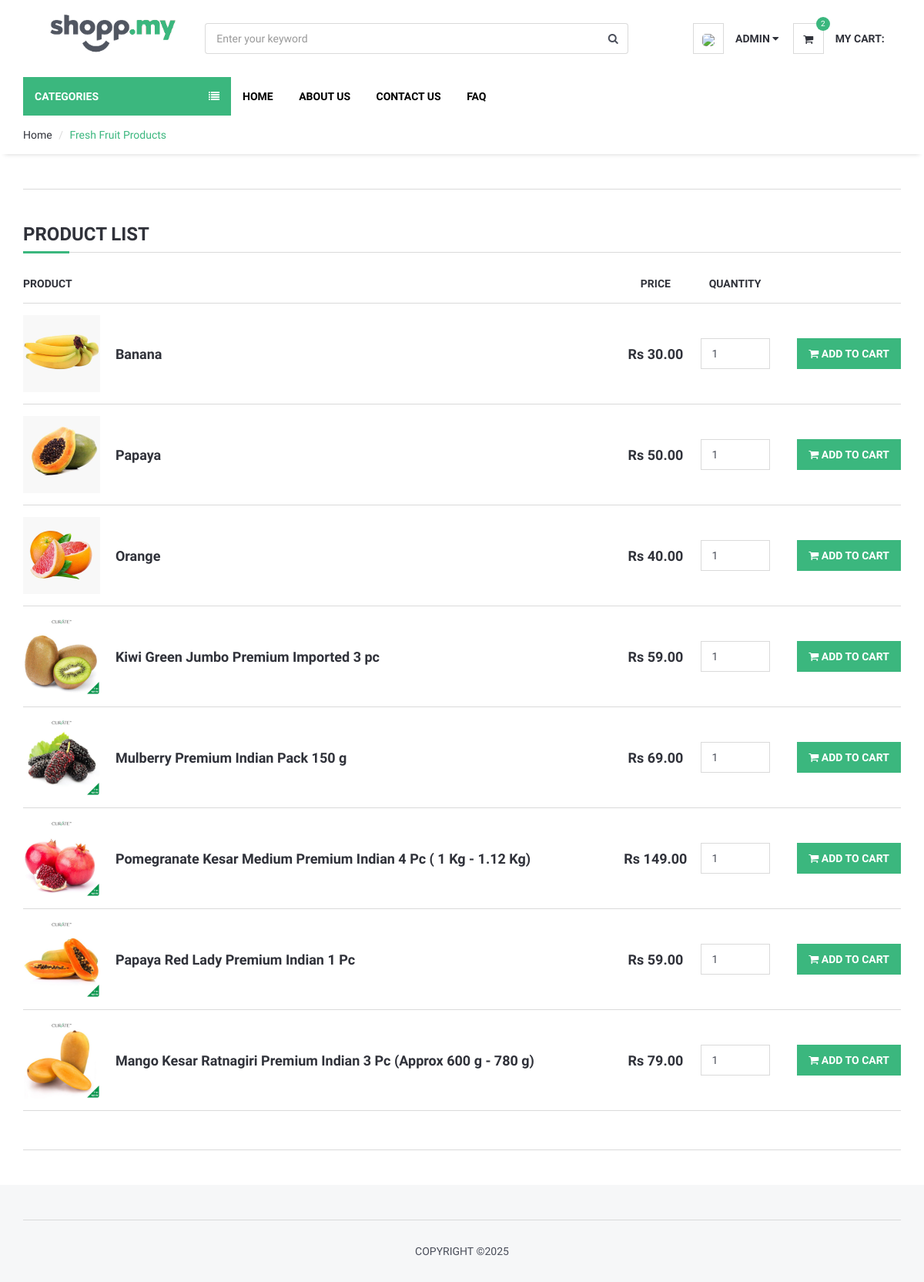
The app's page /category/24/fresh-fruit (signed in) with its own data.
### product/models.py (models this page shows, shortened)
class Category(MPTTModel):
    STATUS = (
        ('True', 'True'),
        ('False', 'False'),
    )
    parent = TreeForeignKey('self',blank=True, null=True ,related_name='children', on_delete=models.CASCADE)
    title = models.CharField(max_length=50)
    keywords = models.CharField(max_length=255)
    description = models.TextField(max_length=255)
    image=models.ImageField(blank=True,upload_to='images/')
    status=models.CharField(max_length=10, choices=STATUS)
    slug = models.SlugField(null=False, unique=True)
    create_at=models.DateTimeField(auto_now_add=True)
    update_at=models.DateTimeField(auto_now=True)
    class MPTTMeta:
        order_insertion_by = ['title']

class Product(models.Model):
    STATUS = (
        ('True', 'True'),
        ('False', 'False'),
    )
    VARIANTS = (
        ('None', 'None'),
        ('Size', 'Size'),
        ('Color', 'Color'),
        ('Size-Color', 'Size-Color'),
    )
    category = models.ForeignKey(Category, on_delete=models.CASCADE) #many to one relation with Category
    title = models.CharField(max_length=150)
    keywords = models.CharField(max_length=255)
    description = models.TextField(max_length=255)
    image=models.ImageField(upload_to='images/',null=False)
    price = models.DecimalField(max_digits=12, decimal_places=2,default=0)
    amount=models.IntegerField(default=0)
    minamount=models.IntegerField(default=3)
    variant=models.CharField(max_length=10,choices=VARIANTS, default='None')
    detail=RichTextUploadingField()
    slug = models.SlugField(null=False, unique=True)
    status=models.CharField(max_length=10,choices=STATUS)
    create_at=models.DateTimeField(auto_now_add=True)
    update_at=models.DateTimeField(auto_now=True)

### home/views.py (the view, shortened to what this page needs)
# urls.py: path('category/<int:id>/<slug:slug>', views.category_products, name='category_products'),
def category_products(request,id,slug):
    defaultlang = settings.LANGUAGE_CODE[0:2]
    currentlang = request.LANGUAGE_CODE[0:2]
    catdata = Category.objects.get(pk=id)
    products = Product.objects.filter(category_id=id) #default language
    context={'products': products,
             'catdata':catdata }
    return render(request,'category_products.html',context)

### home/templatetags/myapptags.py (called while the page is built)
@register.simple_tag
def shopcartcount(userid):
    count = ShopCart.objects.filter(user_id=userid).count()
    return count

### home/templates/category_products.html (shortened to what this page needs)
{% extends 'homebase.html' %}
{% load currency %}
{% block sidebar %}
    {% include 'sidebar.html' %}
{% endblock %}
{% block body %}
    <div id="breadcrumb">
        <div class="container">
            <ul class="breadcrumb">
                <li>
                    <a href="{% url 'home' %}">Home</a>
                </li>
                <li class="active">{{ catdata.title }} Products</li>
            </ul>
        </div>
    </div>
    <div class="section">
        <div class="container">
            <div class="row">
                <div id="main" class="col-md-12">
                    <div id="store">
                        <div class="row">
                            <div class="col-md-12">
                                <div class="order-summary clearfix">
                                    <div class="section-title">
                                        <h3 class="title">Product List</h3>
                                    </div>
                                    <table class="shopping-cart-table table">
                                        <thead>
                                            <tr>
                                                <th>Product</th>
                                                <th></th>
                                                <th class="text-center">Price</th>
                                                <th class="text-center">Quantity</th>
                                                <th class="text-right"></th>
                                            </tr>
                                        </thead>
                                        <tbody>
                                            {% for rs in products %}
                                                <tr>
                                                    <td class="thumb">
                                                        <a href="{% url 'product_detail' rs.id rs.slug %}">
                                                            <img src="{{ rs.image.url }}" alt="" style="height: 100px">
                                                        </a>
                                                    </td>
                                                    <td class="details">
                                                        <a href="{% url 'product_detail' rs.id rs.slug %}">{{ rs.title }}</a>
                                                    </td>
                                                    <td class="price text-center">
                                                        <strong>{{ request.session.currency }} {{ rs.price|currency:request.session.currency }}</strong>
                                                        <br>
                                                    </td>
                                                    <td class="qty text-center">
                                                        <input class="input" type="number" value="1">
                                                    </td>
                                                    <td class="text-right">
                                                        {% if rs.variant == 'None' %}
                                                            {% if rs.amount < 1  %}
                                                                <a href='#'
                                                                   class="primary-btn add-to-cart"><i class="fa fa-shopping-cart"></i> Add to Cart  </a>
                                                            {% else %}
                                                                <a href='{% url "addtoshopcart" rs.id  %}'
                                                                   class="primary-btn add-to-cart"><i class="fa fa-shopping-cart"></i> Add to Cart  </a>
                                                            {% endif %}
                                                        {% else %}
                                                            <a href="{% url 'product_detail' rs.id rs.slug %}"
                                                               class="primary-btn add-to-cart"><i class="fa fa-shopping-cart"></i> Detail</a>
                                                        {% endif %}
                                                    </td>
                                                </tr>
                                            {% endfor %}
                                        </tbody>
                                    </table>
                                </div>
                            </div>
                        </div>
                    </div>
                </div>
            </div>
        </div>
    </div>
{% endblock %}

### home/templates/header.html (shortened to what this page needs)
{% load static %}
{% load i18n %}
{% load currency %}
<header>
    <div id="header">
        <div class="container">
            <div class="col-md-9">
                <div class="header-logo col-md-3">
                    <a class="logo" href="{% url 'home' %}">
                        <img src="{% static '' %}img/logo.png" alt="">
                    </a>
                </div>
                <div class="header-search col-md-8">
                    <form action="/search/" method="post">
                        <input id="query"
                               name="query"
                               class="input search-input form-control"
                               type="text"
                               placeholder="Enter your keyword">
                        <button class="search-btn">
                            <i class="fa fa-search"></i>
                        </button>
                    </form>
                </div>
            </div>
            <div class="col-md-3">
                <ul class="header-btns">
                    <li class="header-account dropdown default-dropdown">
                        {% if user.id is not None %}
                            <div class="dropdown-toggle"
                                 role="button"
                                 data-toggle="dropdown"
                                 aria-expanded="true">
                                <div class="header-btns-icon">
                                    <img src="{{ request.session.userimage }}"
                                         style="height: 30px; border-radius: 30%">
                                </div>
                                <strong class="text-uppercase" style="margin-top: 10px;display: inline-block;">{{ user.first_name }} <i class="fa fa-caret-down"></i></strong>
                            </div>
                        {% else %}
                            <a href="{% url 'login' %}" class="text-uppercase">Login</a> / <a href="{% url 'signup' %}" class="text-uppercase">Sign Up</a>
                        {% endif %}
                    </li>
                    <li class="header-cart dropdown default-dropdown">
                        <a href="{% url 'shopcart' %}">
                            <div class="header-btns-icon">
                                <i class="fa fa-shopping-cart"></i>
                                {% load myapptags %}
                                {% shopcartcount user.id as count %}
                                <span class="qty">{{ count }}</span>
                            </div>
                            <strong class="text-uppercase" style="margin-top: 10px;display: inline-block;">{% trans "My Cart:" %}</strong>
                            <br>
                        </a>
                    </li>
                </ul>
            </div>
        </div>
    </div>
</header>

### home/static/css/style.css (style rules this page uses)
body { font-family: 'Hind', sans-serif; color: #4A4E5A; overflow-x: hidden; }
h1, h2, h3, h4, h5, h6 { color: #30323A; margin: 0 0 10px; font-weight: 700; }
a { color: #30323A; -webkit-transition: 0.3s color; transition: 0.3s color; }
strong { color: #30323A; }
ul, ol { margin: 0; padding: 0; list-style: none }
.main-btn, .primary-btn { display: inline-block; padding: 10px 15px; text-transform: uppercase; font-weight: 700; border: none; -webkit-transition: 0.3s all; transition: 0.3s all; }
.primary-btn { color: #FFF; background-color: #3bb77e; }
.input { width: 100%; height: 40px; padding: 0px 15px; border: none; background-color: transparent; -webkit-box-shadow: 0px 0px 0px 1px #DADADA inset, 0px 0px 0px 5px transparent; box-shadow: 0px 0px 0px 1px #DADADA inset, 0px 0px 0px 5px transparent; -webkit-transition: 0.3s all; transition: 0.3s all; }
.section { padding-top: 30px; padding-bottom: 30px; }
.section-title { position: relative; margin-bottom: 15px; margin-top: 15px; border-bottom: 1px solid #DADADA; }
.section-title .title { display: inline-block; text-transform: uppercase; }
.section-title:after { content: ""; position: absolute; left: 0; bottom: -1.5px; height: 3px; width: 60px; background-color: #3bb77e; }
#breadcrumb { -webkit-box-shadow: 0px 6px 6px -6px rgba(0, 0, 0, 0.175); box-shadow: 0px 6px 6px -6px rgba(0, 0, 0, 0.175); }
.breadcrumb { background-color: transparent; border: none; border-radius: 0px; padding: 15px 0px; margin: 0; }
.breadcrumb>.active { color: #3bb77e; }
.breadcrumb>li+li:before { color: #DADADA; }
#header { padding-top: 15px; padding-bottom: 15px; }
.header-logo { display: inline-block; margin-right: 15px; }
.header-logo .logo>img { width: 100%; max-height: 70px; }
.header-search { display: inline-block; padding: 15px 0px; }
.header-search>form { position: relative; }
.header-search>form .search-input { padding-right: 45px; }
.header-search>form .search-btn { position: absolute; top: 0px; right: 0px; width: 40px; height: 40px; background-color: transparent; border: none; }
.header-btns>li { display: inline-block; vertical-align: top; padding: 15px 0px; }
.header-btns>li+li { margin-left: 15px; }
.header-btns>li .header-btns-icon { position: relative; float: left; margin-right: 15px; width: 40px; height: 40px; line-height: 40px; text-align: center; color: #30323A; background-color: #FFF; border: 1px solid #DADADA; }
.header-btns .dropdown-toggle { display: block; cursor: pointer; }
.header-cart .header-btns-icon .qty { position: absolute; right: -9px; top: -9px; width: 18px; height: 18px; line-height: 18px; text-align: center; font-size: 10px; background: #3bb77e; color: #FFF; border-radius: 50%; }
#store { margin-top: 15px; padding-top: 30px; border-top: 1px solid #DADADA; margin-bottom: 15px; padding-bottom: 30px; border-bottom: 1px solid #DADADA; }
.shopping-cart-table>tbody>tr>td, .shopping-cart-table>tbody>tr>th, .shopping-cart-table>tfoot>tr>td, .shopping-cart-table>tfoot>tr>th, .shopping-cart-table>thead>tr>td, .shopping-cart-table>thead>tr>th { padding: 15px 0px; vertical-align: middle; border-top: 1px solid #DADADA; }
.shopping-cart-table>thead>tr>th { color: #30323A; text-transform: uppercase; border-bottom: 1px solid #DADADA; }
.shopping-cart-table>tbody>tr:last-child>td { border-bottom: 1px solid #DADADA; }
.shopping-cart-table>tbody>tr>.details>a { font-size: 18px; font-weight: 700; }
.shopping-cart-table>tbody>tr>.qty .input { width: 90px; }
.shopping-cart-table>tbody>tr>.price { font-size: 18px; }

### records on screen
Category: title "Fresh Fruit"
Product: image (picture), title "Banana", session.currency "Rs", price "30.00", variant "None" (drawn)
Product: image (picture), title "Papaya", session.currency "Rs", price "50.00", variant "None" (drawn)
Product: image (picture), title "Orange", session.currency "Rs", price "40.00", variant "None" (drawn)
Product: image (picture), title "Kiwi Green Jumbo Premium Imported 3 pc", session.currency "Rs", price "59.00", variant "None" (drawn)
Product: image (picture), title "Mulberry Premium Indian Pack 150 g", session.currency "Rs", price "69.00", variant "None" (drawn)
Product: image (picture), title "Pomegranate Kesar Medium Premium Indian 4 Pc ( 1 Kg - 1.12 Kg)", session.currency "Rs", price "149.00", variant "None" (drawn)
Product: image (picture), title "Papaya Red Lady Premium Indian 1 Pc", session.currency "Rs", price "59.00", variant "None" (drawn)
Product: image (picture), title "Mango Kesar Ratnagiri Premium Indian 3 Pc (Approx 600 g - 780 g)", session.currency "Rs", price "79.00", variant "None" (drawn)

### other values on screen
{{ user.first_name }} "ADMIN"
{{ count }} "2"
